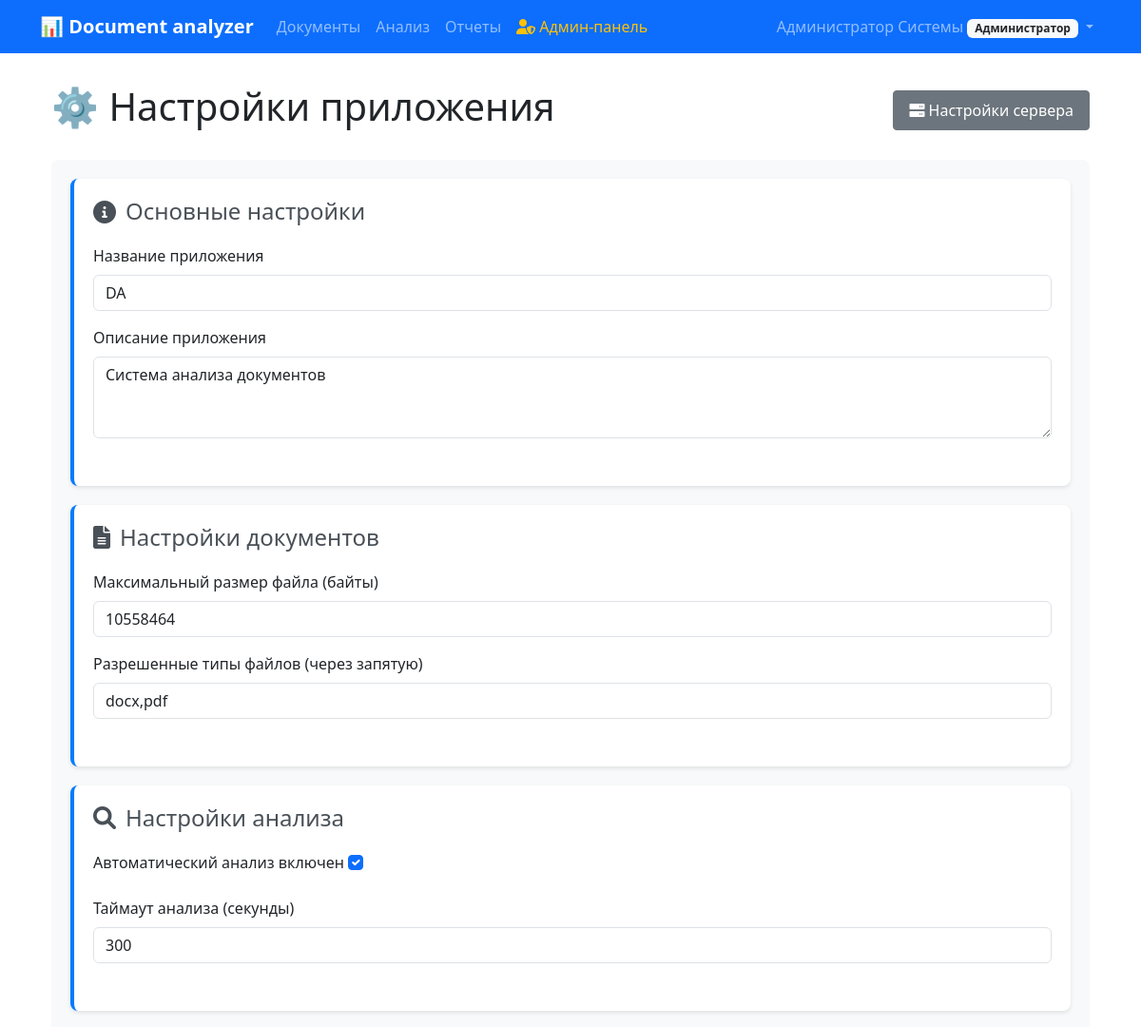
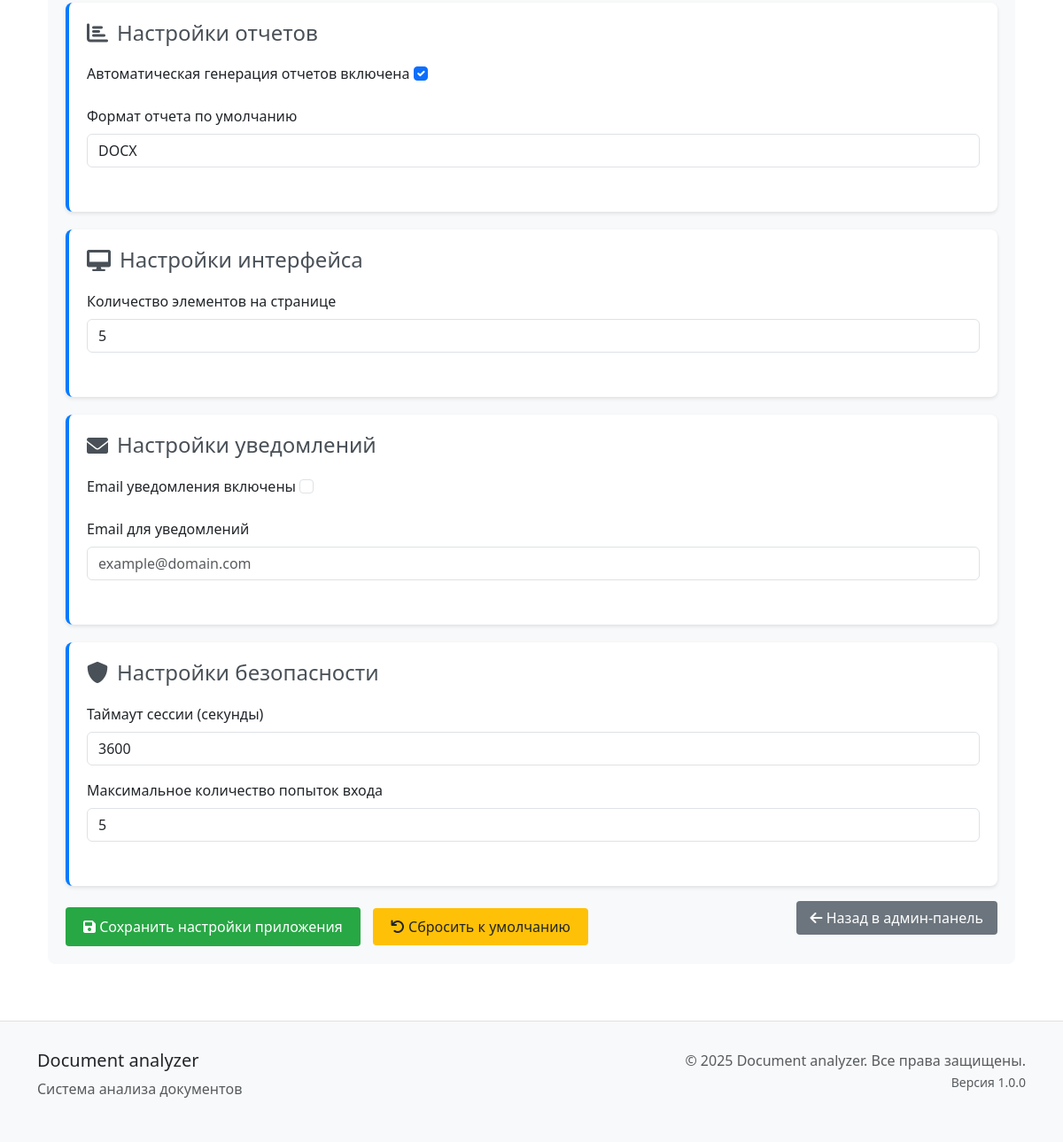
Screenshot of /users/admin/application-settings/ (signed in) with the database file from the repository (2 pictures, top to bottom).
### users/models.py (models this page shows, shortened)
class User(AbstractUser):
    ROLE_CHOICES = [
        ('admin', 'Администратор'),
        ('manager', 'Руководитель'),
        ('viewer', 'Наблюдатель'),
    ]
    role = models.CharField(
        max_length=20,
        choices=ROLE_CHOICES,
        default='viewer',
        verbose_name='Роль'
    )
    department = models.CharField(
        max_length=100,
        blank=True,
        verbose_name='Отдел'
    )
    phone = models.CharField(
        max_length=20,
        blank=True,
        verbose_name='Телефон'
    )
    notification_settings = models.JSONField(
        default=dict,
        blank=True,
        verbose_name='Настройки уведомлений'
    )
    created_at = models.DateTimeField(
        auto_now_add=True,
        verbose_name='Дата создания'
    )
    updated_at = models.DateTimeField(
        auto_now=True,
        verbose_name='Дата обновления'
    )
    class Meta:
        verbose_name = 'Пользователь'
        verbose_name_plural = 'Пользователи'
        ordering = ['username']

### settings/models.py (models this page shows, shortened)
class ApplicationSettings(models.Model):
    app_name = models.CharField(
        max_length=100,
        default='Document analyzer',
        verbose_name='Название приложения'
    )
    app_description = models.TextField(
        default='Система анализа документов',
        verbose_name='Описание приложения'
    )
    max_file_size = models.PositiveIntegerField(
        default=10485760,  # 10MB
        verbose_name='Максимальный размер файла (байты)'
    )
    allowed_file_types = models.TextField(
        default='docx,pdf',
        verbose_name='Разрешенные типы файлов (через запятую)'
    )
    auto_analysis_enabled = models.BooleanField(
        default=True,
        verbose_name='Автоматический анализ включен'
    )
    analysis_timeout = models.PositiveIntegerField(
        default=300,  # 5 минут
        verbose_name='Таймаут анализа (секунды)'
    )
    default_neural_network_model = models.CharField(
        max_length=100,
        default='llama3',
        verbose_name='Модель нейросети по умолчанию'
    )
    auto_reports_enabled = models.BooleanField(
        default=True,
        verbose_name='Автоматическая генерация отчетов включена'
    )
    default_report_format = models.CharField(
        max_length=10,
        choices=[('pdf', 'PDF'), ('docx', 'DOCX')],
        default='pdf',
        verbose_name='Формат отчета по умолчанию'
    )
    items_per_page = models.PositiveIntegerField(
        default=10,
        verbose_name='Количество элементов на странице'
    )
    email_notifications_enabled = models.BooleanField(
        default=False,
        verbose_name='Email уведомления включены'
    )
    notification_email = models.EmailField(
        blank=True,
        verbose_name='Email для уведомлений'
    )
    session_timeout = models.PositiveIntegerField(
        default=3600,  # 1 час
        verbose_name='Таймаут сессии (секунды)'
    )
    max_login_attempts = models.PositiveIntegerField(
        default=5,
        verbose_name='Максимальное количество попыток входа'
    )
    created_at = models.DateTimeField(auto_now_add=True, verbose_name='Создано')
    updated_at = models.DateTimeField(auto_now=True, verbose_name='Обновлено')
    updated_by = models.ForeignKey(
        User,
        on_delete=models.SET_NULL,
        null=True,
        blank=True,
        verbose_name='Обновлено пользователем'
    )
    class Meta:
        verbose_name = 'Настройки приложения'
        verbose_name_plural = 'Настройки приложения'
    @classmethod
    def get_settings(cls):
        settings, created = cls.objects.get_or_create(
            defaults={
                'app_name': 'Document analyzer',
                'app_description': 'Система анализа документов',
                'items_per_page': 10,
                'default_neural_network_model': 'llama3',
            }
        )
        return settings

### users/admin_views.py (the view, shortened to what this page needs)
# urls.py: path('admin/application-settings/', admin_views.AdminApplicationSettingsView.as_view(), name='admin_application_settings'),
class AdminApplicationSettingsView(AdminRequiredMixin, CreateView):
    model = ApplicationSettings
    form_class = ApplicationSettingsForm
    template_name = 'users/admin/application_settings.html'
    def get_object(self):
        return ApplicationSettings.get_settings()
    def get_form_kwargs(self):
        kwargs = super().get_form_kwargs()
        kwargs['instance'] = self.get_object()
        return kwargs
    def get_context_data(self, **kwargs):
        context = super().get_context_data(**kwargs)
        context['settings'] = self.get_object()
        return context

### users/admin_views.py (called while the page is built)
    def test_func(self):
        return self.request.user.is_authenticated and (
            self.request.user.is_superuser or
            self.request.user.role == 'admin'
        )

### templates/users/admin/application_settings.html (shortened to what this page needs)
{% extends 'users/admin/base.html' %}
{% load static %}
{% block content %}
<div class="container-fluid">
    <div class="row">
        <div class="col-12">
            <div class="d-flex justify-content-between align-items-center mb-4">
                <h1>⚙️ Настройки приложения</h1>
                <div class="btn-group" role="group">
                    <a href="{% url 'users:admin_server_settings' %}" class="btn btn-secondary">
                        <i class="fas fa-server"></i> Настройки сервера
                    </a>
                </div>
            </div>
            <div class="settings-container">
                <form method="post">
                    <div class="settings-card">
                        <h4><i class="fas fa-info-circle"></i> Основные настройки</h4>
                        <div class="form-section">
                            <div class="mb-3">
                                <label for="{{ form.app_name.id_for_label }}" class="form-label">{{ form.app_name.label }}</label>
                                {{ form.app_name }}
                            </div>
                            <div class="mb-3">
                                <label for="{{ form.app_description.id_for_label }}" class="form-label">{{ form.app_description.label }}</label>
                                {{ form.app_description }}
                            </div>
                        </div>
                    </div>
                    <div class="settings-card">
                        <h4><i class="fas fa-file-alt"></i> Настройки документов</h4>
                        <div class="form-section">
                            <div class="mb-3">
                                <label for="{{ form.max_file_size.id_for_label }}" class="form-label">{{ form.max_file_size.label }}</label>
                                {{ form.max_file_size }}
                            </div>
                            <div class="mb-3">
                                <label for="{{ form.allowed_file_types.id_for_label }}" class="form-label">{{ form.allowed_file_types.label }}</label>
                                {{ form.allowed_file_types }}
                            </div>
                        </div>
                    </div>
                    <div class="settings-card">
                        <h4><i class="fas fa-search"></i> Настройки анализа</h4>
                        <div class="form-section">
                            <div class="mb-3">
                                <label for="{{ form.auto_analysis_enabled.id_for_label }}" class="form-label">
                                    {{ form.auto_analysis_enabled.label }}
                                    {{ form.auto_analysis_enabled }}
                                </label>
                            </div>
                            <div class="mb-3">
                                <label for="{{ form.analysis_timeout.id_for_label }}" class="form-label">{{ form.analysis_timeout.label }}</label>
                                {{ form.analysis_timeout }}
                            </div>
                        </div>
                    </div>
                    <div class="settings-card">
                        <h4><i class="fas fa-chart-bar"></i> Настройки отчетов</h4>
                        <div class="form-section">
                            <div class="mb-3">
                                <label for="{{ form.auto_reports_enabled.id_for_label }}" class="form-label">
                                    {{ form.auto_reports_enabled.label }}
                                    {{ form.auto_reports_enabled }}
                                </label>
                            </div>
                            <div class="mb-3">
                                <label for="{{ form.default_report_format.id_for_label }}" class="form-label">{{ form.default_report_format.label }}</label>
                                {{ form.default_report_format }}
                            </div>
                        </div>
                    </div>
                    <div class="settings-card">
                        <h4><i class="fas fa-desktop"></i> Настройки интерфейса</h4>
                        <div class="form-section">
                            <div class="mb-3">
                                <label for="{{ form.items_per_page.id_for_label }}" class="form-label">{{ form.items_per_page.label }}</label>
                                {{ form.items_per_page }}
                            </div>
                        </div>
                    </div>
                    <div class="settings-card">
                        <h4><i class="fas fa-envelope"></i> Настройки уведомлений</h4>
                        <div class="form-section">
                            <div class="mb-3">
                                <label for="{{ form.email_notifications_enabled.id_for_label }}" class="form-label">
                                    {{ form.email_notifications_enabled.label }}
                                    {{ form.email_notifications_enabled }}
                                </label>
                            </div>
                            <div class="mb-3">
                                <label for="{{ form.notification_email.id_for_label }}" class="form-label">{{ form.notification_email.label }}</label>
                                {{ form.notification_email }}
                            </div>
                        </div>
                    </div>
                    <div class="settings-card">
                        <h4><i class="fas fa-shield-alt"></i> Настройки безопасности</h4>
                        <div class="form-section">
                            <div class="mb-3">
                                <label for="{{ form.session_timeout.id_for_label }}" class="form-label">{{ form.session_timeout.label }}</label>
                                {{ form.session_timeout }}
                            </div>
                            <div class="mb-3">
                                <label for="{{ form.max_login_attempts.id_for_label }}" class="form-label">{{ form.max_login_attempts.label }}</label>
                                {{ form.max_login_attempts }}
                            </div>
                        </div>
                    </div>
                    <div class="d-flex justify-content-between mt-4">
                        <div>
                            <button type="submit" class="btn-save">
                                <i class="fas fa-save"></i> Сохранить настройки приложения
                            </button>
                            <a href="{% url 'users:admin_application_settings_reset' %}" class="btn-reset">
                                <i class="fas fa-undo"></i> Сбросить к умолчанию
                            </a>
                        </div>
                        <div>
                            <a href="{% url 'users:admin_list' %}" class="btn-secondary">
                                <i class="fas fa-arrow-left"></i> Назад в админ-панель
                            </a>
                        </div>
                    </div>
                </form>
            </div>
        </div>
    </div>
</div>
{% endblock %}

### templates/base/base.html (shortened to what this page needs)
<!DOCTYPE html>
<html lang="ru">
<head>
    <link href="https://cdn.jsdelivr.net/npm/bootstrap@5.3.0/dist/css/bootstrap.min.css" rel="stylesheet">
    <link href="https://cdnjs.cloudflare.com/ajax/libs/font-awesome/6.0.0/css/all.min.css" rel="stylesheet">
</head>
<body>
    <nav class="navbar navbar-expand-lg navbar-dark bg-primary">
        <div class="container">
            <a class="navbar-brand" href="{% url 'documents:list' %}">
                📊 Document analyzer
            </a>
            <div class="collapse navbar-collapse" id="navbarNav">
                <ul class="navbar-nav me-auto">
                    <li class="nav-item">
                        <a class="nav-link" href="{% url 'documents:list' %}">Документы</a>
                    </li>
                    <li class="nav-item">
                        <a class="nav-link" href="{% url 'analysis:list' %}">Анализ</a>
                    </li>
                    <li class="nav-item">
                        <a class="nav-link" href="{% url 'reports:list' %}">Отчеты</a>
                    </li>
                    {% if user.is_authenticated and user.is_superuser or user.role == 'admin' %}
                        <li class="nav-item">
                            <a class="nav-link text-warning" href="{% url 'users:admin_list' %}">
                                <i class="fas fa-user-shield"></i> Админ-панель
                            </a>
                        </li>
                    {% endif %}
                </ul>
                <ul class="navbar-nav">
                    {% if user.is_authenticated %}
                        <li class="nav-item dropdown">
                            <a class="nav-link dropdown-toggle" href="#" role="button" data-bs-toggle="dropdown">
                                {{ user.get_full_name|default:user.username }}
                                <span class="badge bg-light text-dark">{{ user.get_role_display }}</span>
                            </a>
                        </li>
                    {% else %}
                        <li class="nav-item">
                            <a class="nav-link" href="{% url 'users:login' %}">Войти</a>
                        </li>
                    {% endif %}
                </ul>
            </div>
        </div>
    </nav>
    <div class="container main-content">
        {% block content %}{% endblock %}
    </div>
    <footer class="footer">
        <div class="container">
            <div class="row">
                <div class="col-md-6">
                    <h5>Document analyzer</h5>
                    <p class="text-muted">Система анализа документов</p>
                </div>
                <div class="col-md-6 text-md-end">
                    <p class="text-muted">
                        &copy; 2025 Document analyzer. Все права защищены.<br>
                        <small>Версия 1.0.0</small>
                    </p>
                </div>
            </div>
        </div>
    </footer>
</body>
</html>

### templates/base/base.html (style rules this page uses)
.navbar-brand { font-weight: bold; }
.main-content { margin-top: 2rem; }
.footer { margin-top: 4rem; padding: 2rem 0; background-color: #f8f9fa; border-top: 1px solid #dee2e6; }

### templates/users/admin/application_settings.html (style rules this page uses)
.settings-container { background: #f8f9fa; border-radius: 8px; padding: 20px; }
.settings-card { background: #fff; border-radius: 8px; padding: 20px; margin-bottom: 20px; box-shadow: 0 2px 4px rgba(0,0,0,0.1); border-left: 4px solid #007bff; }
.settings-card h4 { color: #495057; margin-bottom: 20px; display: flex; align-items: center; }
.settings-card h4 i { margin-right: 10px; }
.form-section { margin-bottom: 30px; }
.btn-save { background: #28a745; border-color: #28a745; color: white; padding: 10px 20px; border-radius: 4px; text-decoration: none; border: none; cursor: pointer; }
.btn-reset { background: #ffc107; border-color: #ffc107; color: #212529; padding: 10px 20px; border-radius: 4px; text-decoration: none; margin-left: 10px; }
.btn-secondary { background: #6c757d; border-color: #6c757d; color: white; padding: 8px 16px; border-radius: 4px; text-decoration: none; margin-left: 10px; }

### rows the page displays
User: get_full_name "Администратор Системы", role "Администратор"
ApplicationSettings: app_name "DA", app_description "Система анализа документов", max_file_size "10558464", allowed_file_types "docx,pdf", auto_analysis_enabled "☑", analysis_timeout "300", auto_reports_enabled "☑", default_report_format "DOCX", items_per_page "5", session_timeout "3600", max_login_attempts "5"
